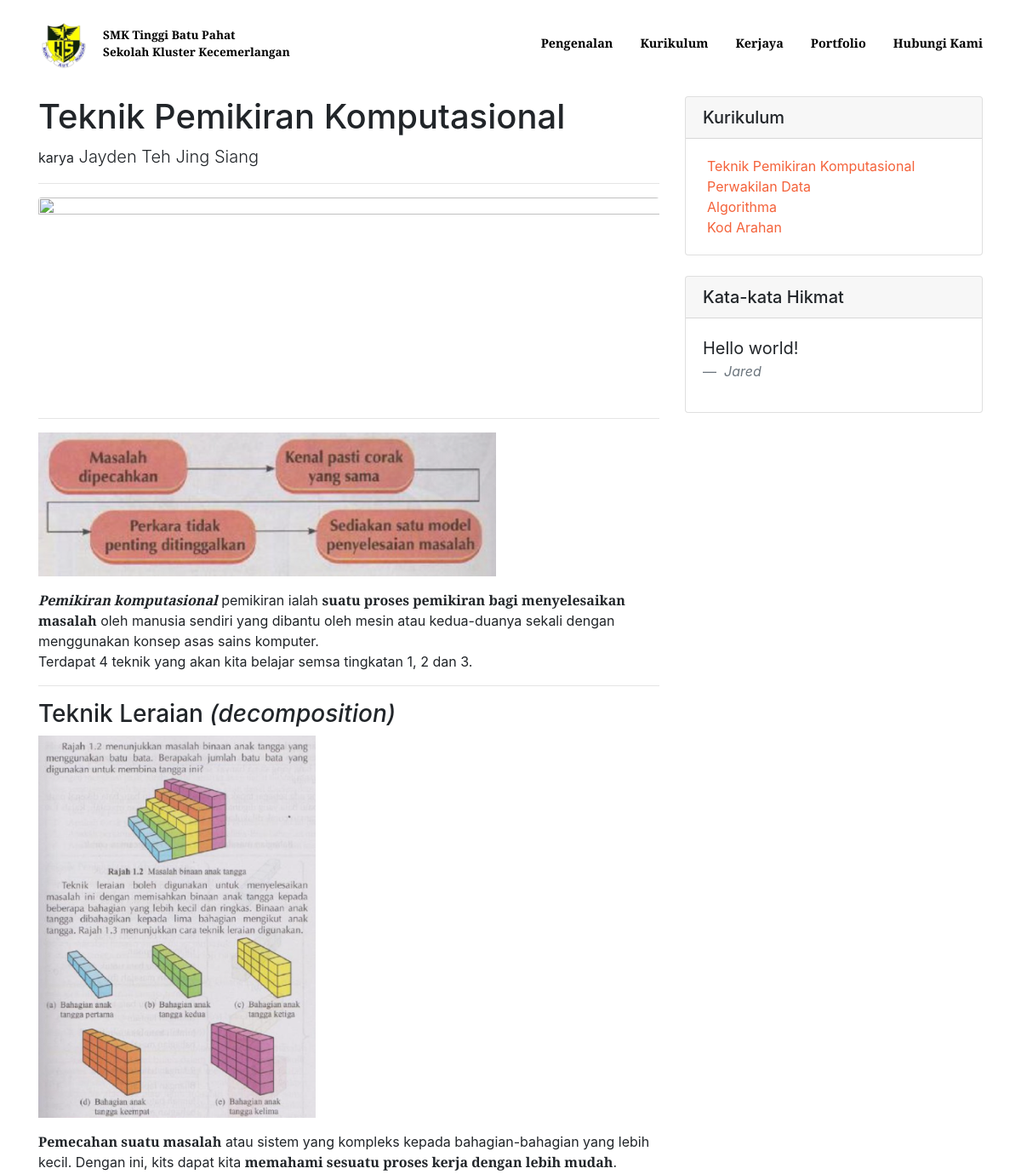
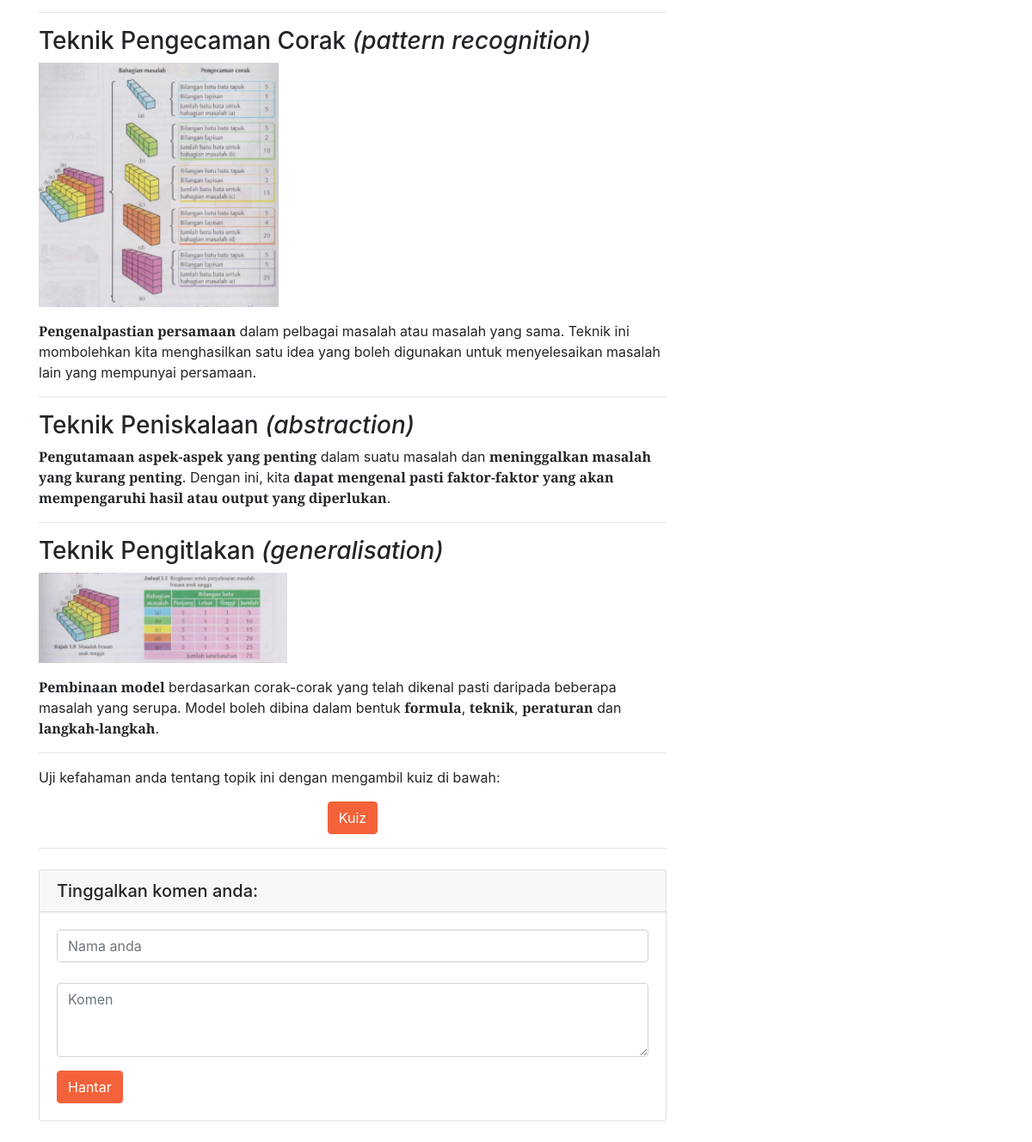
The page /curriculum/computational_thinking on the database as committed earlier (2 pictures, top to bottom).
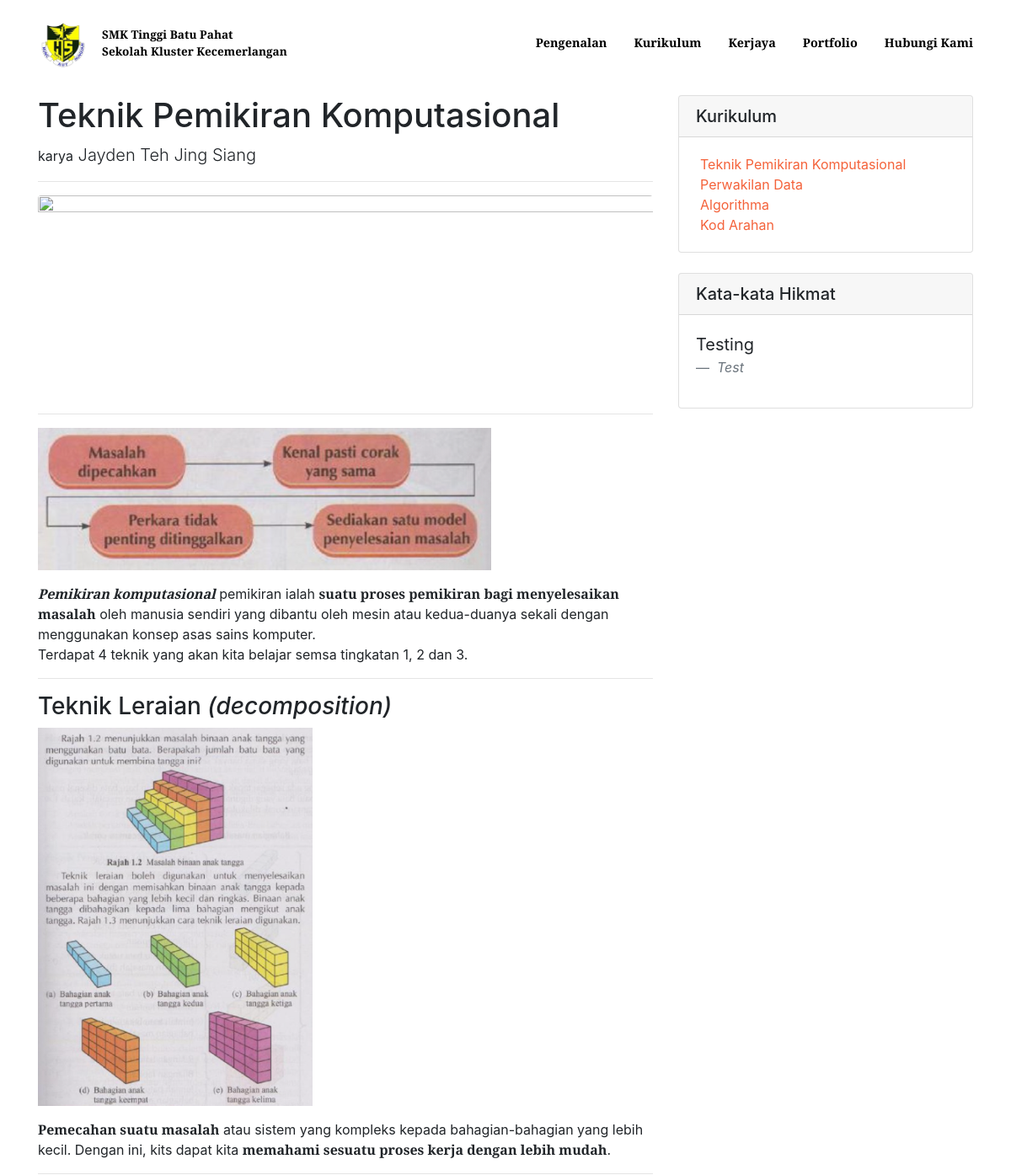
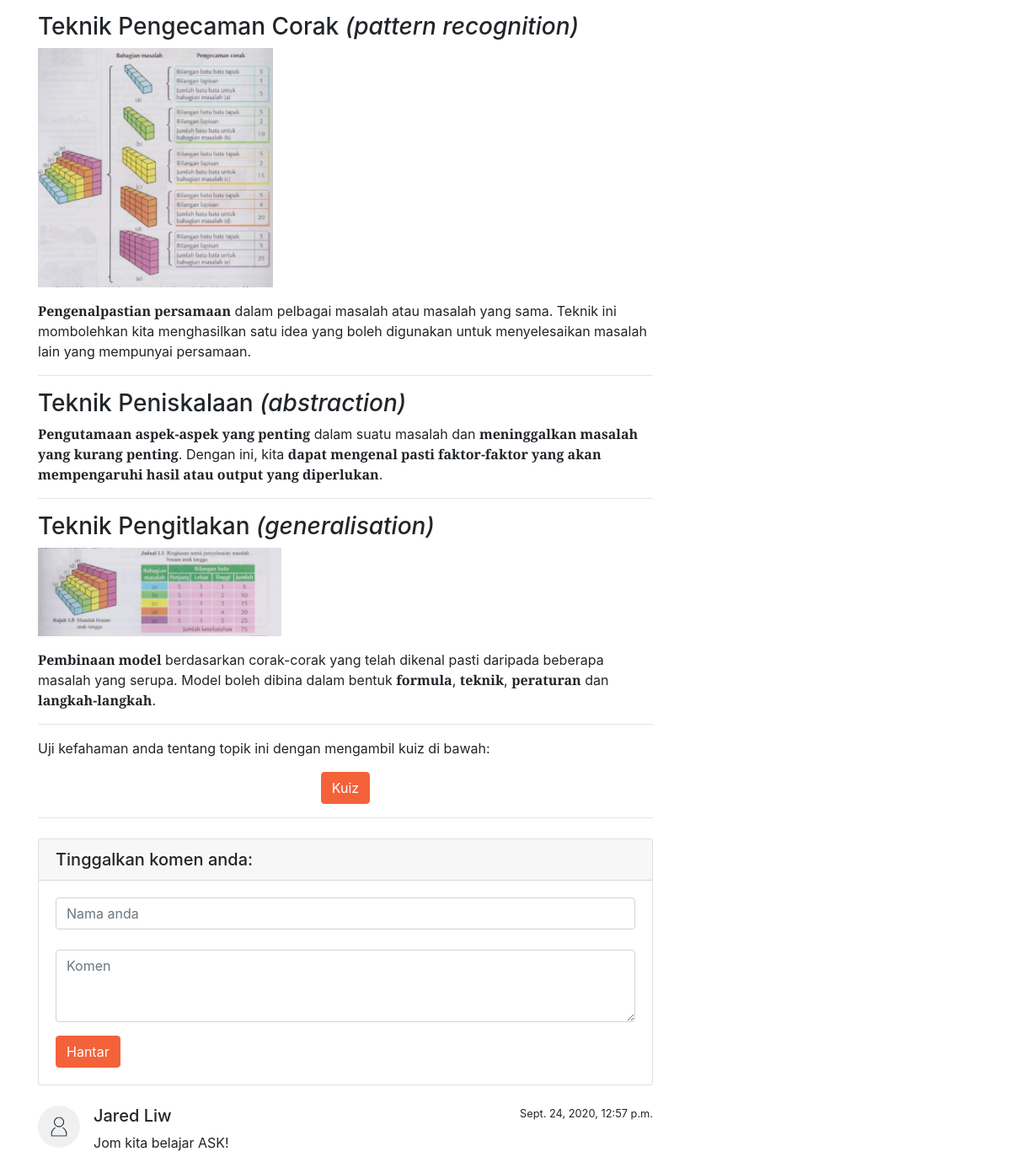
The same page on the database as committed later (2 pictures, top to bottom).
### curriculum/models.py (models this page shows)
class Quote(models.Model):
    author = models.CharField(default="Anonim", max_length=25, blank=False)
    quote = models.TextField(max_length=100, blank=False)

class Comment(models.Model):
    username = models.CharField(default="Anonim", max_length=30, blank=False)
    content = models.TextField(blank=False)
    date = models.DateTimeField(auto_now_add=True)
    page = models.CharField(default="comp_t", blank=False, max_length=10, choices=[('comp_t', "Computational Thinking"),
                                                                                   ('data_r', "Data Representation"),
                                                                                   ('algo', 'Algorithms'),
                                                                                   ('code', 'Code')])

### curriculum/views.py (the view)
    def process(request):
        quotes = Quote.objects.all()
        quote = choice(quotes)
        kwargs["quote"] = quote.quote
        kwargs["quote_author"] = quote.author
        comments = Comment.objects.all()
        kwargs["comments"] = comments
        path_name = resolve(request.path_info).url_name
        kwargs["page"] = path_name
        if request.method == "POST":
            data = dict(parse.parse_qsl(request.body))
            Comment(username=data[b'username'].decode(), content=data[b'comment'].decode(), page=path_name).save()
            return redirect(path_name)
        return func(request)

### curriculum/views.py (called while the page is built)
def preprocess(func):
    def process(request):
        quotes = Quote.objects.all()
        quote = choice(quotes)
        kwargs["quote"] = quote.quote
        kwargs["quote_author"] = quote.author
        comments = Comment.objects.all()
        kwargs["comments"] = comments
        path_name = resolve(request.path_info).url_name
        kwargs["page"] = path_name
        if request.method == "POST":
            data = dict(parse.parse_qsl(request.body))
            Comment(username=data[b'username'].decode(), content=data[b'comment'].decode(), page=path_name).save()
            return redirect(path_name)
        return func(request)
    return process

@preprocess
def comp_t(request):
    kwargs["title"] = "Teknik Pemikiran Komputasional"
    kwargs["cover_img"] = "images/cover_1.jpg"
    kwargs["subtitile"] = "to be added..."
    return render(request, 'curriculum/comp_t.html', kwargs)

### curriculum/templates/curriculum/comp_t.html
{% extends 'curriculum/base.html'%}
{% load static %}
{% block material %}
<p class="has-line-data" data-line-start="4" data-line-end="5"><img src="{% static 'images/0.png' %}" alt=""></p>
<p class="has-line-data" data-line-start="6" data-line-end="8"><strong><em>Pemikiran komputasional</em></strong> pemikiran ialah <strong>suatu proses pemikiran bagi menyelesaikan masalah</strong> oleh manusia sendiri yang dibantu oleh mesin atau kedua-duanya sekali dengan menggunakan konsep asas sains komputer.<br>
Terdapat 4 teknik yang akan kita belajar semsa tingkatan 1, 2 dan 3.</p>
<hr>
<h3 class="code-line" data-line-start=11 data-line-end=12><a id="Teknik_Leraian__decomposition__11"></a>Teknik Leraian <em>(decomposition)</em></h3>
<p class="has-line-data" data-line-start="12" data-line-end="13"><img src="{% static 'images/1.png' %}" alt=""></p>
<p class="has-line-data" data-line-start="14" data-line-end="15"><strong>Pemecahan suatu masalah</strong> atau sistem yang kompleks kepada bahagian-bahagian yang lebih kecil. Dengan ini, kits dapat kita <strong>memahami sesuatu proses kerja dengan lebih mudah</strong>.</p>
<hr>
<h3 class="code-line" data-line-start=18 data-line-end=19><a id="Teknik_Pengecaman_Corak__pattern_recognition__18"></a>Teknik Pengecaman Corak <em>(pattern recognition)</em></h3>
<p class="has-line-data" data-line-start="19" data-line-end="20"><img src="{% static 'images/2.png' %}" alt=""></p>
<p class="has-line-data" data-line-start="21" data-line-end="22"><strong>Pengenalpastian persamaan</strong> dalam pelbagai masalah atau masalah yang sama. Teknik ini mombolehkan kita menghasilkan satu idea yang boleh digunakan untuk menyelesaikan masalah lain yang mempunyai persamaan.</p>
<hr>
<h3 class="code-line" data-line-start=25 data-line-end=26><a id="Teknik_Peniskalaan__abstraction__25"></a>Teknik Peniskalaan <em>(abstraction)</em></h3>
<p class="has-line-data" data-line-start="27" data-line-end="28"><strong>Pengutamaan aspek-aspek yang penting</strong> dalam suatu masalah dan <strong>meninggalkan masalah yang kurang penting</strong>. Dengan ini, kita <strong>dapat mengenal pasti faktor-faktor yang akan mempengaruhi hasil atau output yang diperlukan</strong>.</p>
<hr>
<h3 class="code-line" data-line-start=30 data-line-end=31><a id="Teknik_Pengitlakan__generalisation__30"></a>Teknik Pengitlakan <em>(generalisation)</em></h3>
<p class="has-line-data" data-line-start="31" data-line-end="32"><img src="{% static 'images/3.png' %}" alt=""></p>
<p class="has-line-data" data-line-start="33" data-line-end="34"><strong>Pembinaan model</strong> berdasarkan corak-corak yang telah dikenal pasti daripada beberapa masalah yang serupa. Model boleh dibina dalam bentuk <strong>formula</strong>, <strong>teknik</strong>, <strong>peraturan</strong> dan <strong>langkah-langkah</strong>.</p>
{% endblock material %}

### curriculum/templates/curriculum/base.html (shortened to what this page needs)
{%extends 'home/base.html' %}
{% load static %}
{% block additional_header %}
<link href="{% static 'curriculum/base.css' %}" rel="stylesheet" />
{% endblock additional_header %}
{% block content %}
<div class="container pt-4">
    <div class="row">
        <div class="col-lg-8">
            <h1 class="mt-4">{{ title }}</h1>
            <p class="lead">
                <small>karya</small>
                <a>{{ author }}</a>
            </p>
            <hr>
            <img class="img-fluid rounded" src="{% static '' %}{{ cover_img }}" alt="" width="900px" height="300px">
            <hr>
            {% block material %}
            {% endblock material %}
            <hr>
            <p>Uji kefahaman anda tentang topik ini dengan mengambil kuiz di bawah:</p>
            <div class="text-center">
                <form action="/">
                    <input type="submit" class="btn btn-primary" value="Kuiz"/>
                </form>
            </div>
            <hr>
            <div class="card my-4">
                <h5 class="card-header">Tinggalkan komen anda:</h5>
                <div class="card-body">
                    <form method="POST">
                        <div class="form-group">
                            <input class="form-control" placeholder="Nama anda" name="username"/>
                            <br>
                            <textarea class="form-control" rows="3" placeholder="Komen" name="comment"></textarea>
                        </div>
                        <button type="submit" class="btn btn-primary">Hantar</button>
                    </form>
                </div>
            </div>
            {% if comments %}
                {% for comment in comments %}
                    {% if comment.page == page %}
                        <div class="media mb-4">
                            <img class="d-flex mr-3 rounded-circle" src="{% static 'images/user_img.png' %}" alt="" width="50px" height="50px">
                            <div class="media-body">
                                <h5 class="mt-0">{{ comment.username }}</h5>
                                {{ comment.content }}
                            </div>
                            <small>{{ comment.date }}</small>
                        </div>
                    {% endif %}
                {% endfor %}
            {% endif %}
        </div>
        <div class="col-md-4">
            <div class="card my-4">
                <h5 class="card-header">Kurikulum</h5>
                <div class="card-body">
                    <div class="row" style="padding-left: 20px;">
                        <ul class="list-unstyled mb-0">
                            <li>
                                <a href="/curriculum/computational_thinking">Teknik Pemikiran Komputasional</a>
                            </li>
                            <li>
                                <a href="/curriculum/data_representation">Perwakilan Data</a>
                            </li>
                            <li>
                                <a href="/curriculum/algorithms">Algorithma</a>
                            </li>
                            <li>
                                <a href="/curriculum/code">Kod Arahan</a>
                            </li>
                        </ul>
                    </div>
                </div>
            </div>
            <div class="card my-4">
                <h5 class="card-header">Kata-kata Hikmat</h5>
                <div class="card-body">
                    <blockquote class="blockquote">
                <p class="mb-0">{{ quote }}</p>
                <footer class="blockquote-footer">
                    <cite title="Source Title">{{ quote_author }}</cite>
                </footer>
            </blockquote>
                </div>
            </div>
        </div>
    </div>
</div>
{% endblock content %}

Rows that differ between the two databases and show on the page:
added Comment: username "Jared Liw", content "Jom kita belajar ASK!", date "Sept. 24, 2020, 12:57 p.m."
changed Quote: quote "Hello world!" → "Testing"; author "Jared" → "Test"
